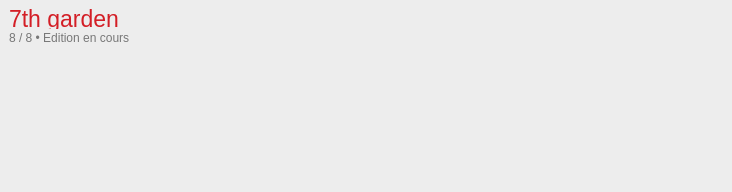
<?xml version="1.0" encoding="UTF-8"?>
<ui version="4.0">
 <class>ItemCollection</class>
 <widget class="QWidget" name="ItemCollection">
  <property name="geometry">
   <rect>
    <x>0</x>
    <y>0</y>
    <width>732</width>
    <height>192</height>
   </rect>
  </property>
  <property name="minimumSize">
   <size>
    <width>732</width>
    <height>192</height>
   </size>
  </property>
  <property name="maximumSize">
   <size>
    <width>732</width>
    <height>192</height>
   </size>
  </property>
  <property name="windowTitle">
   <string>Form</string>
  </property>
  <property name="styleSheet">
   <string notr="true">#QWidget {
	
	background-color: #FFF;
}

#body {
	
	background-color: rgb(237, 237, 237);
}

#name_serie_label {
	color: rgb(211, 30, 38);
}

#info_label {
	color: rgb(119, 119, 119);
}</string>
  </property>
  <layout class="QVBoxLayout" name="verticalLayout">
   <property name="spacing">
    <number>0</number>
   </property>
   <property name="leftMargin">
    <number>0</number>
   </property>
   <property name="topMargin">
    <number>0</number>
   </property>
   <property name="rightMargin">
    <number>0</number>
   </property>
   <property name="bottomMargin">
    <number>0</number>
   </property>
   <item>
    <widget class="QWidget" name="body" native="true">
     <layout class="QVBoxLayout" name="verticalLayout_2">
      <property name="spacing">
       <number>0</number>
      </property>
      <item>
       <widget class="QLabel" name="name_serie_label">
        <property name="minimumSize">
         <size>
          <width>0</width>
          <height>20</height>
         </size>
        </property>
        <property name="maximumSize">
         <size>
          <width>16777215</width>
          <height>20</height>
         </size>
        </property>
        <property name="font">
         <font>
          <family>Helvetica</family>
          <pointsize>17</pointsize>
         </font>
        </property>
        <property name="text">
         <string>7th garden</string>
        </property>
       </widget>
      </item>
      <item>
       <widget class="QLabel" name="info_label">
        <property name="minimumSize">
         <size>
          <width>0</width>
          <height>17</height>
         </size>
        </property>
        <property name="maximumSize">
         <size>
          <width>16777215</width>
          <height>17</height>
         </size>
        </property>
        <property name="text">
         <string>8 / 8 • Edition en cours</string>
        </property>
       </widget>
      </item>
      <item>
       <layout class="QHBoxLayout" name="tome_item_layout">
        <property name="spacing">
         <number>0</number>
        </property>
        <property name="sizeConstraint">
         <enum>QLayout::SetDefaultConstraint</enum>
        </property>
        <item alignment="Qt::AlignLeft|Qt::AlignVCenter">
         <widget class="QLabel" name="tome_image_item_label">
          <property name="minimumSize">
           <size>
            <width>76</width>
            <height>114</height>
           </size>
          </property>
          <property name="maximumSize">
           <size>
            <width>76</width>
            <height>114</height>
           </size>
          </property>
          <property name="baseSize">
           <size>
            <width>76</width>
            <height>114</height>
           </size>
          </property>
          <property name="text">
           <string/>
          </property>
          <property name="pixmap">
           <pixmap>../../assets/img/logo.png</pixmap>
          </property>
          <property name="scaledContents">
           <bool>true</bool>
          </property>
         </widget>
        </item>
        <item>
         <spacer name="item_spacer">
          <property name="orientation">
           <enum>Qt::Horizontal</enum>
          </property>
          <property name="sizeType">
           <enum>QSizePolicy::Expanding</enum>
          </property>
          <property name="sizeHint" stdset="0">
           <size>
            <width>40</width>
            <height>20</height>
           </size>
          </property>
         </spacer>
        </item>
       </layout>
      </item>
     </layout>
    </widget>
   </item>
  </layout>
 </widget>
 <resources/>
 <connections/>
</ui>
